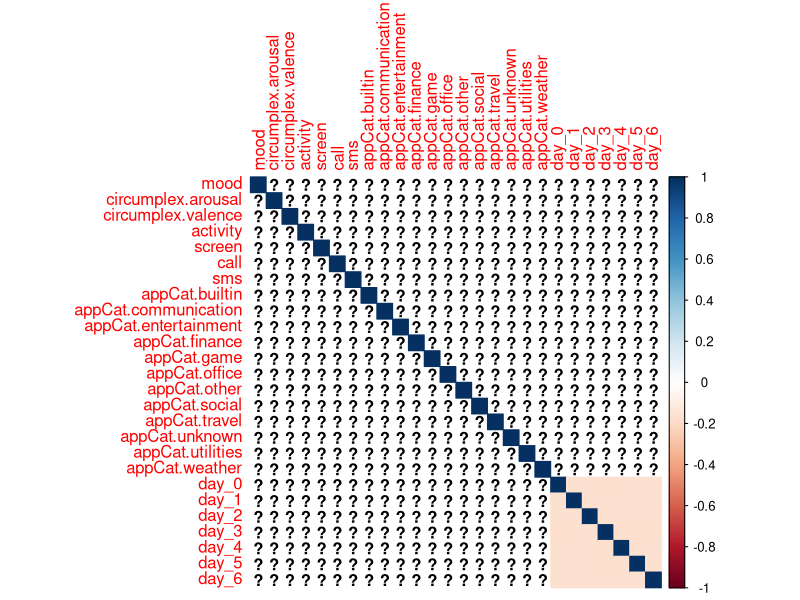
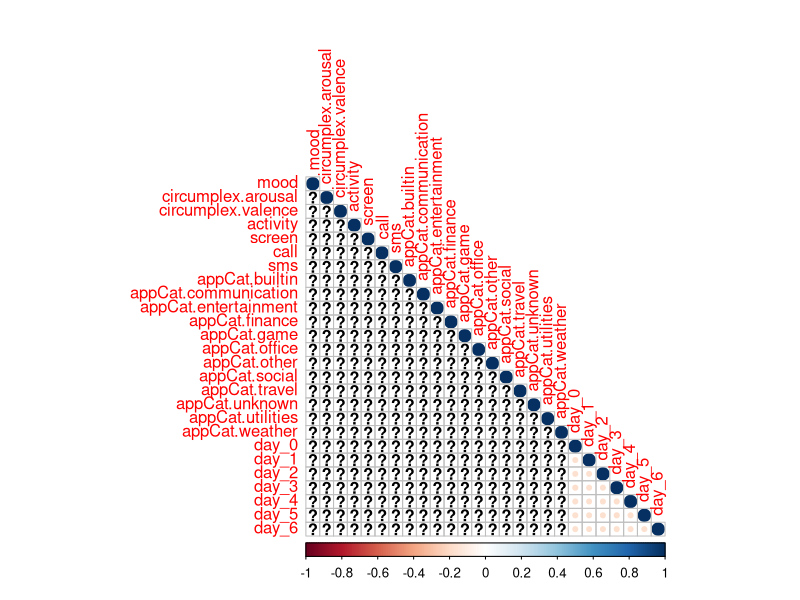

These figures' R source, in order:
## ---- chunk 1
getwd()
## ---- chunk 2
install.packages("corrplot")
## ---- chunk 3
stats <- read.csv("combined_csv.csv")
stats[1] <- NULL 
## ---- chunk 4
library(corrplot)
M<-cor(stats)
corrplot(M, method="color") # fill matrix
corrplot(M, type="lower") #half matrix
write.table(M, file = "dataCorrelation.csv", sep = ", ") #print into csv
## ---- chunk 5
rm(list=ls())
